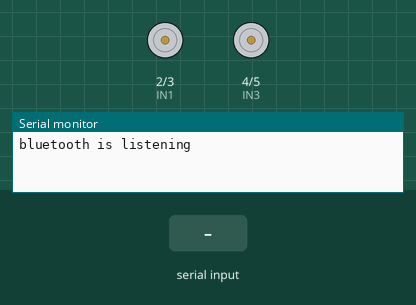
Simulated run of this sketch. Board: Arduino Uno, built with avr-gcc and run on an emulated ATmega328P. Parts: motor-driver pin pairs drawn as motors (green arrow = first pin HIGH = forward, orange = second pin HIGH = backward, longer = more drive, scaled by the enable pin), the last lines printed to the serial monitor. The inputs (shaded band) are chosen by the test bench.

Above: at 1.2 s.
1.3 s: "1" received over the second serial link
At 2.4 s:
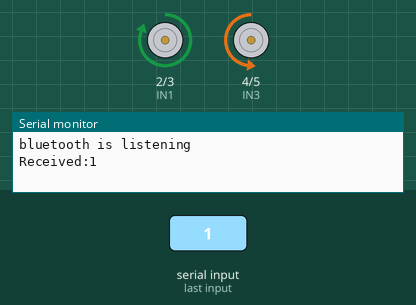
2.8 s: "t" received over the second serial link
At 3.5 s:
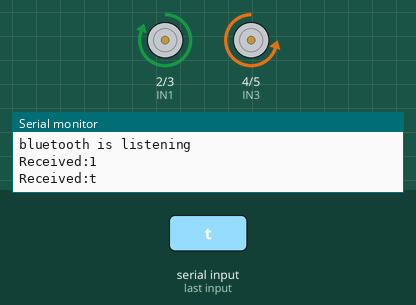
4.3 s: "M" received over the second serial link
At 4.7 s:
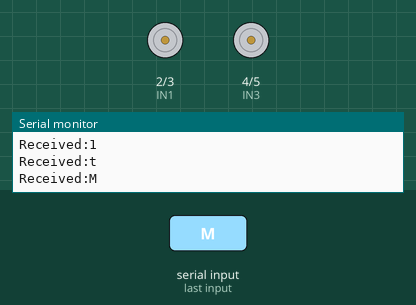
5.8 s: "2" received over the second serial link
At 7.0 s:
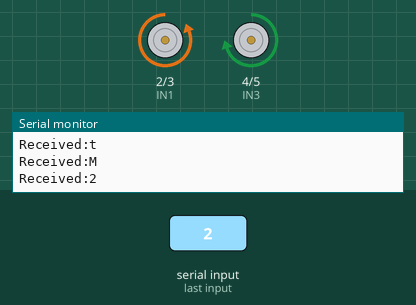
7.3 s: "r" received over the second serial link
At 8.2 s:
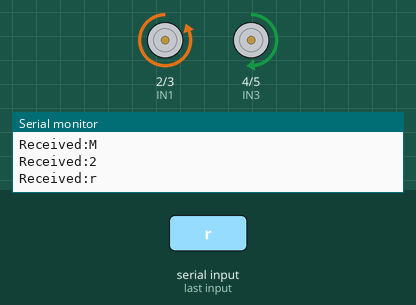
8.8 s: "3" received over the second serial link
At 9.3 s:
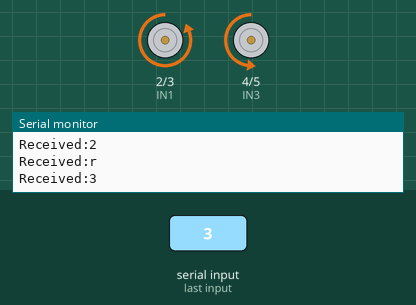
Timing chart, 0 to 11.3 s (numbered marks = the images above; inputs shaded):
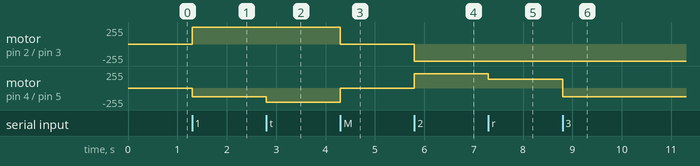

Measured:
- after the input at 1.3 s, motor on pin 2 (IN1) / pin 3 (IN2): stopped → forward 255/255 at once; motor on pin 4 (IN3) / pin 5 (IN4): stopped → backward 130/255 at once
- after the input at 2.8 s, motor on pin 4 (IN3) / pin 5 (IN4): backward 130/255 → backward 214/255 at once
- after the input at 4.3 s, motor on pin 2 (IN1) / pin 3 (IN2): forward 255/255 → stopped at once; motor on pin 4 (IN3) / pin 5 (IN4): backward 214/255 → stopped at once
- after the input at 5.8 s, motor on pin 2 (IN1) / pin 3 (IN2): stopped → backward 255/255 at once; motor on pin 4 (IN3) / pin 5 (IN4): stopped → forward 214/255 at once
- after the input at 7.3 s, motor on pin 4 (IN3) / pin 5 (IN4): forward 214/255 → forward 130/255 at once
- after the input at 8.8 s, motor on pin 4 (IN3) / pin 5 (IN4): forward 130/255 → backward 130/255 at once

The sketch:

Bluetooth_Robotic_car.ino
```cpp
#include <SoftwareSerial.h>
const int rxPin= 10; //for bluetooth communication
const int txPin=12;
char incoming; // stores command from the bluetooth
int motorSpeed; //the speed at which the motor moves
int minSpeed=130; // minimum speed
int maxSpeed=255; //max speed
#define ENA 7
#define ENB 6

// motor 2 control pins
// motor 2 is rightside of the chasis
#define IN4 5
#define IN3 4
//motor 1 is leftside of the chasis
//motor 1 control pins
#define IN2 3
#define IN1 2

//.....................................................................................................
SoftwareSerial bluetooth (rxPin, txPin);
void setup() {
  Serial.begin(9600);
  bluetooth.begin(9600);
  pinMode(rxPin, INPUT);
  pinMode(txPin, OUTPUT);
//set pins for PWM of motor
  pinMode(ENA,OUTPUT);
  pinMode(ENB,OUTPUT);

   //set output for motor 1 related pins
  pinMode(IN1, OUTPUT);
  pinMode(IN2, OUTPUT);
  //set output for motor 2 related pins
  pinMode(IN3, OUTPUT);
  pinMode(IN4, OUTPUT);

  if (bluetooth.isListening()) // if the bluetooth is working
  {
    Serial.println("bluetooth is listening");
  }
    motorSpeed=minSpeed;
    analogWrite(ENA, motorSpeed);
     analogWrite(ENB, motorSpeed);
}
//>>>>>>>>>>>>>>>>>>>>>>>>>>>>>>>>>>>>>>>>>>>>>>>>>>>>>>>>>>>>>>>>>>>>>>>>>>>>>>>>>>>>>>>>>>>>>>>>>>>>>>>>>
void loop() {
  if (bluetooth.available())
  {
   incoming= bluetooth.read(); // read incoming command
  Serial.print("Received:");
  Serial.println(incoming);
  }
  Speed(); // function for speed

  //Serial.println(motorSpeed);
 switch (incoming) {
    case '1': forward(); break;
    case '2': backward(); break;
    case '3': leftward(); break;
    case '4': rightward(); break;
    case 'M': halt(); break;
  }

}
  //*******************************************************************************************
void forward() {
  // motor 1 run AntiClockwise (leftside)
  digitalWrite(IN1, HIGH);
  digitalWrite(IN2, LOW);

  // motor 2 run clockwise (rightside)
  digitalWrite(IN3, LOW);
  digitalWrite(IN4, HIGH);


}

void backward() {
  // motor 1 run clock wise
  digitalWrite(IN1, LOW);
  digitalWrite(IN2, HIGH);
  // motor 2 run AntiClockwise
  digitalWrite(IN3, HIGH);
  digitalWrite(IN4, LOW);
}

void rightward() {
  // motor 1 run anticlockwise
  digitalWrite(IN1, HIGH);
  digitalWrite(IN2, LOW);
  // motor 2 run anticlockwise
  digitalWrite(IN3, HIGH);
  digitalWrite(IN4, LOW);
}

void leftward() {
  // motor 1 runs anticlockwise
  digitalWrite(IN1, LOW);
  digitalWrite(IN2, HIGH);
  // motor 2 run clockwise
  digitalWrite(IN3, LOW);
  digitalWrite(IN4, HIGH);
}
void halt() {
  // motor 1 runs anticlockwise
  digitalWrite(IN1, LOW);
  digitalWrite(IN2, LOW);
  // motor 2 run clockwise
  digitalWrite(IN3, LOW);
  digitalWrite(IN4, LOW);
}

void Speed(){ // the shape buttons are set to various speed

switch (incoming) {
    case 'r': motorSpeed = minSpeed; break;
    case 's': motorSpeed = 172; break;
    case 't': motorSpeed = 214; break;
    case 'u': motorSpeed = maxSpeed; break;
  }
  analogWrite(ENA, motorSpeed);
  analogWrite(ENB, motorSpeed);
  }
```
